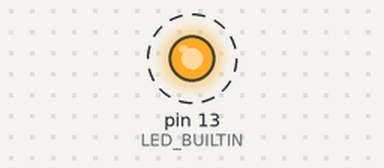
This sketch was run on a simulated Arduino Uno, built with avr-gcc and run on an emulated ATmega328P. On the bench: output pins drawn as LEDs (lit = HIGH). Dashed ring = blinking.

Above: at 0.5 s.
Timing chart, 0 to 4.6 s (numbered marks = the images above):
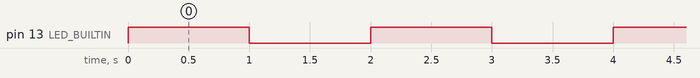

Measured:
- by itself, pin 13 (LED_BUILTIN): alternates HIGH for 1.0 s and LOW for 1.0 s

The sketch:

level1.ino
```cpp
void setup() {
    pinMode(LED_BUILTIN, OUTPUT);
}

void loop() {
    digitalWrite(LED_BUILTIN, !digitalRead(LED_BUILTIN));
    delay(1000);
}
```
